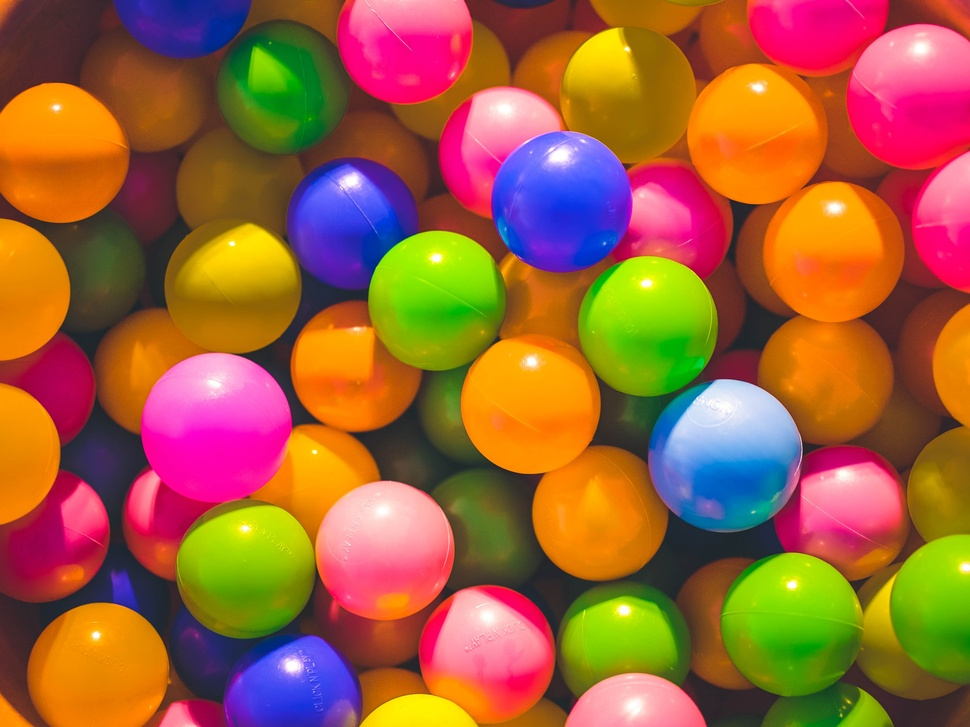
#> input picture 2_Image_Processing/1_Colorspaces/bal.jpg, 970 x 727 px, shrunk from 3776 x 2832 before the run
$ jupyter execute 3_color_detection.ipynb
#> lines starting #> are read from the running program, lines starting #| are printed output that depends on the picture; after the words box and inside, x2 and y2 are one past the last pixel; in counts of white or black regions, pixels touching at a corner belong together
[cell 1]
from matplotlib import pyplot as plt
import cv2

def value(image):
    image = cv2.cvtColor(image, cv2.COLOR_BGR2RGB)
    plt.figure(figsize=(8,8))
    return image

[cell 2]
img = cv2.imread("./bal.jpg")
#> img is the input picture: shape (727, 970, 3); mean B, G, R 57.7, 97.5, 159.4

plt.imshow(value(img))

# change image from bgr to hsv

[cell 3]
hsv = cv2.cvtColor(img,cv2.COLOR_BGR2HLS)
#> hsv: shape (727, 970, 3); mean of channels 0, 1, 2 68.7, 106.1, 201.1

# How to find HSV values to track?

[cell 4]
import numpy as np

green = np.uint8([[[0,255,0 ]]])
hsv_green = cv2.cvtColor(green,cv2.COLOR_BGR2HSV)
hsv_green

# Formulae

## lower = [-10,s,v]

## upper = [+10,255,255]

# Note lower layers are depend on colors s,v (hsv color)

* # create layers

[cell 5]
lower = np.array([30,0,0])
upper = np.array([70,255,255])

# create Mask

[cell 6]
mask = cv2.inRange(hsv, lower, upper)
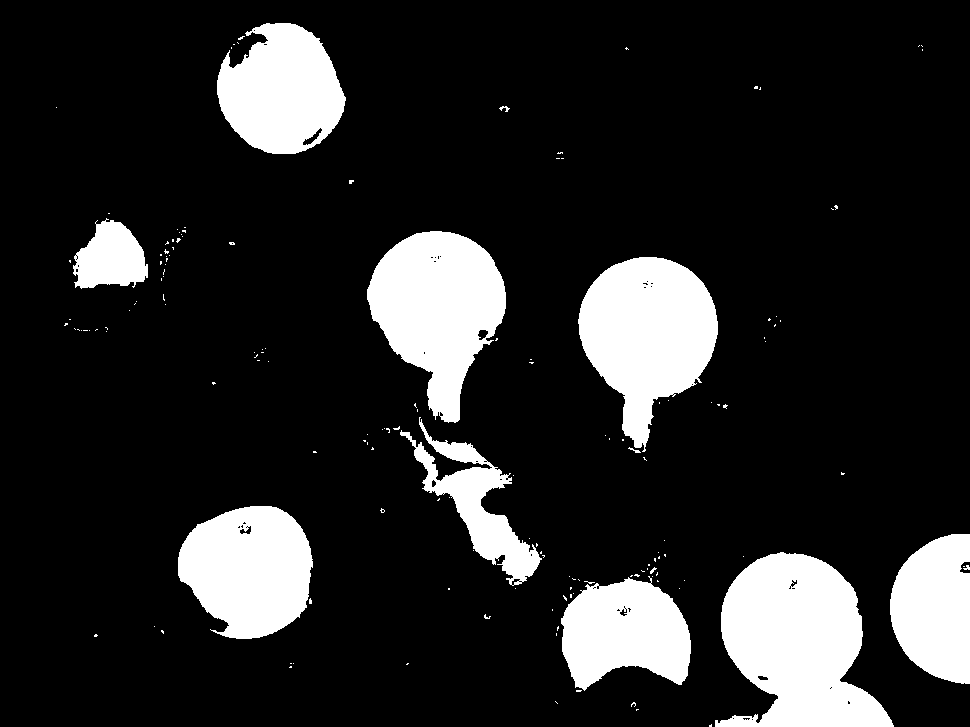
#> mask: shape (727, 970); 15.6% white; 159 white regions (146 under 20 px), largest, box (x1, y1, x2, y2) and area: (715, 552, 894, 727) 20536, (578, 257, 718, 452) 16747, (367, 231, 506, 423) 16275

# Subtract image

[cell 7]
res = cv2.bitwise_and(img,img, mask=mask)
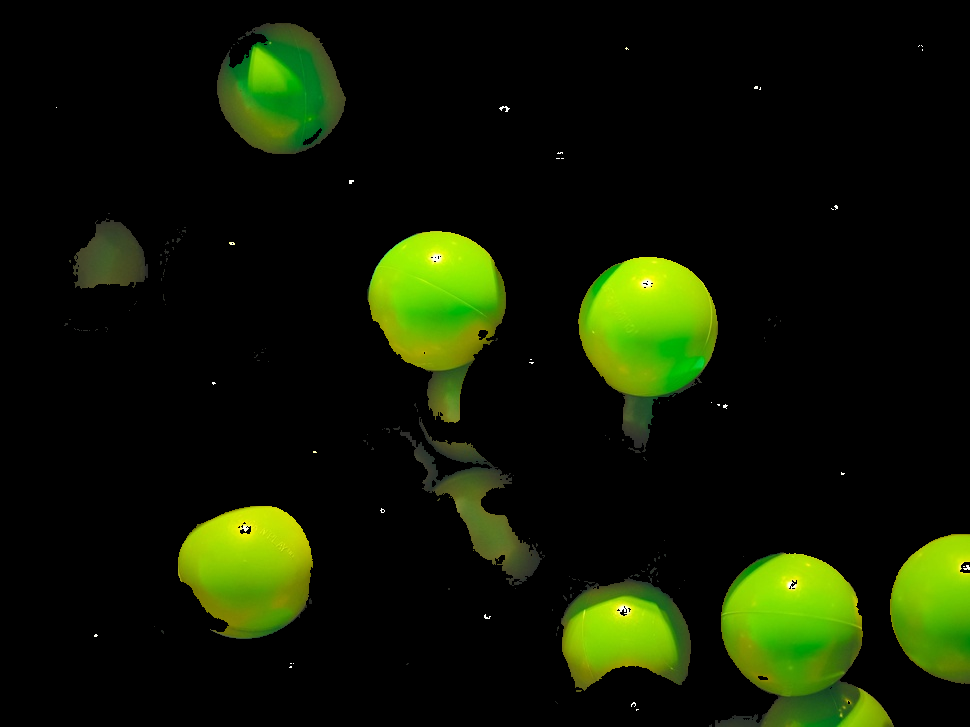
#> res: shape (727, 970, 3); mean B, G, R 1.9, 25.1, 16.2

[cell 8]
plt.imshow(value(res))
